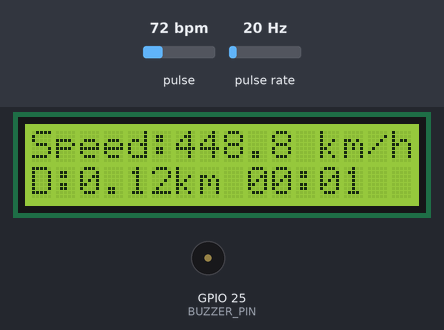
Simulated run of this sketch. Board: ESP32. Parts: 16×2 character LCD, buzzer (waves = sounding, pin HIGH). Wiring (inferred from the names in the program): pulse sensor: data GPIO 34. The inputs (shaded band) are chosen by the test bench; at power-on: pulse rate 20 Hz, pulse 72 bpm. EEPROM starts erased; nothing arrives over Bluetooth unless stated; a phone connects over Bluetooth LE 3 s after start; what the sketch prints to the serial monitor is not drawn.

Above: at 3.3 s.
3.4 s: pulse rate (sensor on GPIO 34) set to 150 Hz
At 5.9 s:
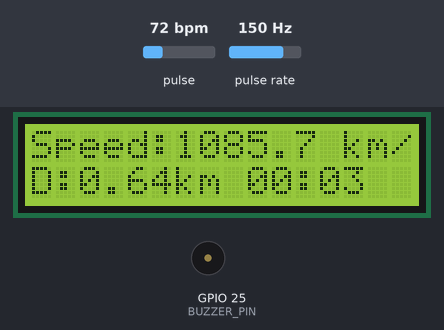
6.4 s: pulse set to 158 bpm
At 9.3 s:
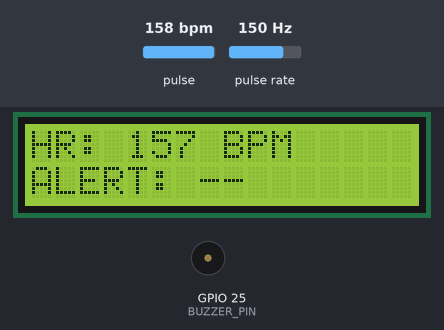
9.4 s: pulse set to 42 bpm
At 12.3 s:
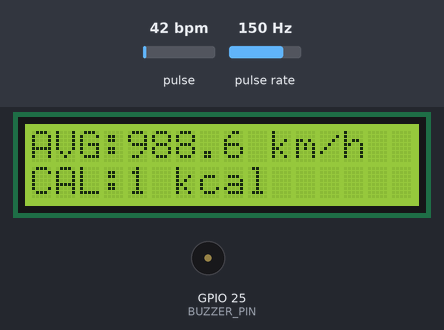
12.4 s: pulse rate (sensor on GPIO 34) set to 4 Hz
At 13.9 s:
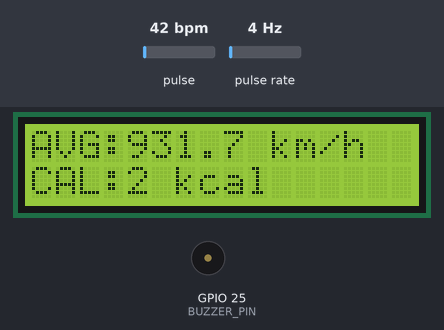
17.6 s: pulse rate (sensor on GPIO 34) set to 50 Hz
At 18.9 s:
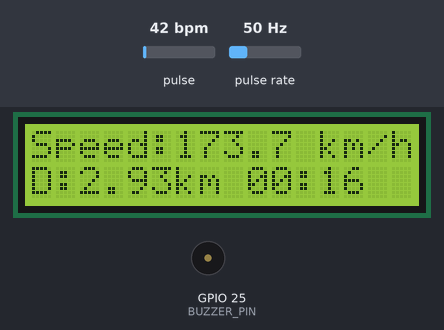
Timing chart, 0 to 20.6 s (numbered marks = the images above; inputs shaded):
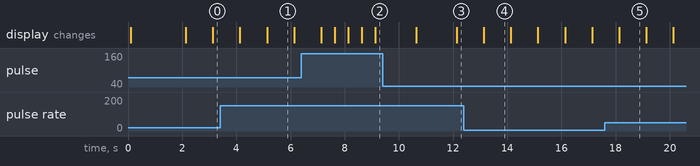

Measured:
- what the display in image 1 shows lasts 1.0 s, from 5.1 s to 6.1 s

The sketch:

main.ino
```cpp
// Smart Bicycle Fitness Tracker — ESP32 Firmware
// ME2400 | IIT Madras, Dept. of Mechanical Engineering
//
// Pin Map:
//   GPIO 34 — Hall sensor (input-only)
//   GPIO 21 — I2C SDA  (LCD 0x27 + MAX30102 0x57)
//   GPIO 22 — I2C SCL
//   GPIO 25 — Buzzer (OUTPUT)
//   VIN     — 5V  → LCD VCC, Buzzer VCC
//   3V3     — 3.3V → MAX30102 VCC, Hall VCC
//   GND     — Common ground

#include <Wire.h>
#include <LiquidCrystal_I2C.h>
#include "MAX30105.h"
#include "heartRate.h"
#include <BLEDevice.h>
#include <BLEServer.h>
#include <BLEUtils.h>
#include <BLE2902.h>
#include <Preferences.h>

// BLE UUIDs
#define SERVICE_UUID        "4fafc201-1fb5-459e-8fcc-c5c9c331914b"
#define CHARACTERISTIC_UUID "beb5483e-36e1-4688-b7f5-ea07361b26a8"
#define CONFIG_CHAR_UUID    "d1e2f3a4-b5c6-7890-abcd-ef1234567890"

// Pins
#define HALL_PIN   34
#define BUZZER_PIN 25

// Hardware objects
LiquidCrystal_I2C lcd(0x27, 16, 2);
MAX30105 particleSensor;
Preferences prefs;

// BLE
BLEServer*         pServer         = NULL;
BLECharacteristic* pCharacteristic = NULL;
BLECharacteristic* pConfigChar     = NULL;
bool deviceConnected = false;

// Rider config (loaded from NVS; updated via BLE write)
float wheelCircumference = 2.0106f;  // metres (default: 700c road tyre)
float riderWeight        = 70.0f;    // kg
const int BPM_ALERT_THRESHOLD = 180;

// MET lookup by speed
float getMET(float speedKmh) {
  if (speedKmh < 16.0f) return 4.0f;
  if (speedKmh < 20.0f) return 6.0f;
  if (speedKmh < 25.0f) return 8.0f;
  return 10.0f;
}

// Screen rotation
const unsigned long SCREEN_INTERVAL_MS = 5000;
int           currentScreen      = 0;
unsigned long lastScreenChangeMs = 0;

// Speed & distance
volatile int  pulseCount      = 0;
float         speedKmh        = 0.0f;
float         totalDistanceKm = 0.0f;

// Heart rate
const byte RATE_SIZE = 4;
byte  rates[RATE_SIZE];
byte  rateSpot       = 0;
long  lastBeat       = 0;
float beatsPerMinute = 0.0f;
int   beatAvg        = 0;

// Derived metrics
float averageSpeedKmh = 0.0f;
float caloriesBurned  = 0.0f;

// Alert
bool heartRateAlertActive = false;

// Timers
unsigned long rideStartTime   = 0;
unsigned long lastSpeedCalcMs = 0;
unsigned long lastDisplayMs   = 0;
unsigned long lastBLEMs       = 0;
unsigned long lastBPMPollMs   = 0;

// Pad/truncate string to exactly 'width' characters
String padRight(String s, int width) {
  while ((int)s.length() < width) s += ' ';
  if   ((int)s.length() > width)  s  = s.substring(0, width);
  return s;
}

// ISR — increments pulse counter on each Hall sensor falling edge
void IRAM_ATTR onHallPulse() {
  pulseCount++;
}

// Parse "radius:X,weight:Y" from BLE and persist to NVS
void parseAndSaveConfig(String payload) {
  int rIdx = payload.indexOf("radius:");
  if (rIdx != -1) {
    int numStart = rIdx + 7;
    int commaIdx = payload.indexOf(',', numStart);
    String rStr  = (commaIdx != -1) ? payload.substring(numStart, commaIdx)
                                    : payload.substring(numStart);
    float r = rStr.toFloat();
    if (r > 0.25f && r < 0.40f) {
      wheelCircumference = 2.0f * 3.14159265f * r;
      prefs.putFloat("circumf", wheelCircumference);
      Serial.printf("[Config] Radius %.4f m → circumference %.4f m\n", r, wheelCircumference);
    }
  }

  int wIdx = payload.indexOf("weight:");
  if (wIdx != -1) {
    String wStr = payload.substring(wIdx + 7);
    float w = wStr.toFloat();
    if (w > 30.0f && w < 200.0f) {
      riderWeight = w;
      prefs.putFloat("weight", riderWeight);
      Serial.printf("[Config] Weight saved: %.1f kg\n", riderWeight);
    }
  }

  String ack = "ACK radius:" + String(wheelCircumference / (2.0f * 3.14159265f), 4)
             + ",weight:"    + String(riderWeight, 1);
  pCharacteristic->setValue(ack.c_str());
  pCharacteristic->notify();
}

// BLE connection callbacks
class MyServerCallbacks : public BLEServerCallbacks {
  void onConnect(BLEServer* pServer) {
    deviceConnected = true;
    Serial.println("[BLE] Phone connected.");
  }
  void onDisconnect(BLEServer* pServer) {
    deviceConnected = false;
    Serial.println("[BLE] Disconnected. Restarting advertising...");
    BLEDevice::startAdvertising();
  }
};

// BLE config write callback
class ConfigCallbacks : public BLECharacteristicCallbacks {
  void onWrite(BLECharacteristic* pChar) {
    String payload = String(pChar->getValue().c_str());
    Serial.print("[BLE] Config received: "); Serial.println(payload);
    parseAndSaveConfig(payload);
  }
};

void setup() {
  Serial.begin(115200);
  Serial.println("=== Bike Fitness Tracker Booting ===");

  pinMode(BUZZER_PIN, OUTPUT);
  digitalWrite(BUZZER_PIN, LOW);

  attachInterrupt(digitalPinToInterrupt(HALL_PIN), onHallPulse, FALLING);

  prefs.begin("bikeconfig", false);
  wheelCircumference = prefs.getFloat("circumf", 2.0106f);
  riderWeight        = prefs.getFloat("weight",  70.0f);
  Serial.printf("[Config] circumference: %.4f m | weight: %.1f kg\n",
                wheelCircumference, riderWeight);

  Wire.begin(21, 22);

  lcd.init();
  lcd.backlight();
  lcd.clear();
  lcd.setCursor(0, 0); lcd.print("Fitness Tracker");
  lcd.setCursor(0, 1); lcd.print("Loading...");
  delay(2000);
  lcd.clear();
  Serial.println("[LCD] Ready at 0x27.");

  if (!particleSensor.begin(Wire, I2C_SPEED_FAST)) {
    Serial.println("[ERROR] MAX30102 not found.");
    lcd.clear();
    lcd.setCursor(0, 0); lcd.print("MAX30102 ERROR");
    lcd.setCursor(0, 1); lcd.print("Check wiring!");
    while (1) { delay(100); }
  }
  particleSensor.setup();
  particleSensor.setPulseAmplitudeRed(0x0A);
  particleSensor.setPulseAmplitudeGreen(0);
  Serial.println("[Sensor] MAX30102 ready at 0x57.");

  BLEDevice::init("BikeFitnessTracker");
  pServer = BLEDevice::createServer();
  pServer->setCallbacks(new MyServerCallbacks());

  BLEService* pService = pServer->createService(SERVICE_UUID);

  pCharacteristic = pService->createCharacteristic(
    CHARACTERISTIC_UUID,
    BLECharacteristic::PROPERTY_READ | BLECharacteristic::PROPERTY_NOTIFY
  );
  pCharacteristic->addDescriptor(new BLE2902());

  pConfigChar = pService->createCharacteristic(
    CONFIG_CHAR_UUID,
    BLECharacteristic::PROPERTY_WRITE
  );
  pConfigChar->setCallbacks(new ConfigCallbacks());

  pService->start();
  BLEDevice::getAdvertising()->addServiceUUID(SERVICE_UUID);
  BLEDevice::getAdvertising()->setScanResponse(true);
  BLEDevice::startAdvertising();
  Serial.println("[BLE] Advertising as 'BikeFitnessTracker'.");

  unsigned long startMs = millis();
  rideStartTime      = startMs;
  lastSpeedCalcMs    = startMs;
  lastScreenChangeMs = startMs;
  lastBPMPollMs      = startMs;

  Serial.println("=== Ready. Screens rotate every 5s. ===");
}

// Poll MAX30102 FIFO and update beatAvg
int readBPM() {
  particleSensor.check();

  while (particleSensor.available()) {
    long irValue = particleSensor.getFIFOIR();

    if (irValue > 50000) {
      if (checkForBeat(irValue)) {
        long delta     = millis() - lastBeat;
        lastBeat       = millis();
        beatsPerMinute = 60.0f / (delta / 1000.0f);

        if (beatsPerMinute > 20 && beatsPerMinute < 255) {
          rates[rateSpot++] = (byte)beatsPerMinute;
          rateSpot %= RATE_SIZE;

          beatAvg = 0;
          for (byte x = 0; x < RATE_SIZE; x++) beatAvg += rates[x];
          beatAvg /= RATE_SIZE;
        }
      }
    }
    particleSensor.nextSample();
  }
  return beatAvg;
}

// Format elapsed ride time as "HH:MM:SS"
String getRideTimeString() {
  unsigned long totalSec = (millis() - rideStartTime) / 1000;
  int h = totalSec / 3600;
  int m = (totalSec % 3600) / 60;
  int s = totalSec % 60;
  char buf[9];
  sprintf(buf, "%02d:%02d:%02d", h, m, s);
  return String(buf);
}

// Render the active screen onto the 16x2 LCD
void updateLCD(float speed, float distance, String rideTime,
               int bpm, bool alert, float avgSpeed, float cals) {

  if (currentScreen == 0) {
    String line1 = "Speed:" + String(speed, 1) + " km/h";
    String line2 = "D:" + String(distance, 2) + "km " + rideTime.substring(3, 8);
    lcd.setCursor(0, 0); lcd.print(padRight(line1, 16));
    lcd.setCursor(0, 1); lcd.print(padRight(line2, 16));

  } else if (currentScreen == 1) {
    String line1 = "HR: " + String(bpm) + " BPM";
    lcd.setCursor(0, 0); lcd.print(padRight(line1, 16));
    lcd.setCursor(0, 1); lcd.print(alert ? "ALERT: HIGH!    "
                                         : "ALERT: --       ");
  } else {
    String line1 = "AVG:" + String(avgSpeed, 1) + " km/h";
    String line2 = "CAL:" + String((int)cals)   + " kcal";
    lcd.setCursor(0, 0); lcd.print(padRight(line1, 16));
    lcd.setCursor(0, 1); lcd.print(padRight(line2, 16));
  }
}

// Advance currentScreen every SCREEN_INTERVAL_MS
void handleScreenRotation(unsigned long now) {
  if (now - lastScreenChangeMs >= SCREEN_INTERVAL_MS) {
    currentScreen      = (currentScreen + 1) % 3;
    lastScreenChangeMs = now;
  }
}

// Push CSV telemetry packet to connected phone via BLE NOTIFY
void sendBLEPacket(float speed, float distance, String rideTime,
                   int bpm, float cals) {
  if (!deviceConnected) return;

  String data = "Speed:"           + String(speed, 1)    +
                ",Distance:"       + String(distance, 3) +
                ",Time:"           + rideTime             +
                ",Heart rate:"     + String(bpm)          +
                ",Calories Burnt:" + String((int)cals);

  pCharacteristic->setValue(data.c_str());
  pCharacteristic->notify();
  Serial.print("[BLE] Sent: "); Serial.println(data);
}

// Main loop — non-blocking, millis()-based task scheduling
// Task schedule:
//   Every 20 ms   — poll MAX30102 FIFO
//   Every 1000 ms — compute speed, distance, calories, check BPM alert
//   Every loop    — check screen rotation (fires every 5 s)
//   Every 500 ms  — refresh LCD + send BLE packet
void loop() {
  unsigned long now = millis();

  if (now - lastBPMPollMs >= 20) {
    readBPM();
    lastBPMPollMs = now;
  }

  if (now - lastSpeedCalcMs >= 1000) {
    unsigned long elapsed = now - lastSpeedCalcMs;

    noInterrupts();
    int pulses = pulseCount;
    pulseCount = 0;
    interrupts();

    float distM = pulses * wheelCircumference;
    speedKmh         = (elapsed > 0) ? (distM * 3600.0f / (float)elapsed) : 0.0f;
    totalDistanceKm += distM / 1000.0f;

    float rideTimeHours = (now - rideStartTime) / 3600000.0f;
    averageSpeedKmh = (rideTimeHours > 0.0f) ? (totalDistanceKm / rideTimeHours) : 0.0f;

    caloriesBurned += getMET(speedKmh) * riderWeight * (1.0f / 3600.0f);

    heartRateAlertActive = (beatAvg > BPM_ALERT_THRESHOLD);
    digitalWrite(BUZZER_PIN, heartRateAlertActive ? HIGH : LOW);

    Serial.printf("[DATA] SPD:%.1f | DST:%.3fkm | BPM:%d | AVG:%.1f | CAL:%.0f | Alert:%s\n",
      speedKmh, totalDistanceKm, beatAvg, averageSpeedKmh, caloriesBurned,
      heartRateAlertActive ? "YES" : "no");

    lastSpeedCalcMs = now;
  }

  handleScreenRotation(now);

  if (now - lastDisplayMs >= 500) {
    String rideTime = getRideTimeString();
    updateLCD(speedKmh, totalDistanceKm, rideTime,
              beatAvg, heartRateAlertActive, averageSpeedKmh, caloriesBurned);
    sendBLEPacket(speedKmh, totalDistanceKm, rideTime, beatAvg, caloriesBurned);
    lastDisplayMs = now;
    lastBLEMs     = now;
  }
}
```
